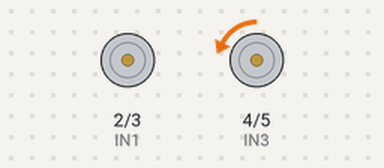
The sketch below on a simulated Arduino Uno, built with avr-gcc and run on an emulated ATmega328P. Shown: motor-driver pin pairs drawn as motors (green arrow = first pin HIGH = forward, orange = second pin HIGH = backward, longer = more drive).

Above: at 0.15 s.
At 8.2 s:
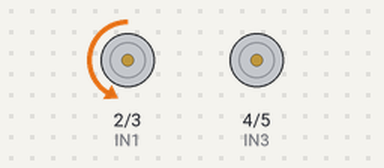
At 15.6 s:
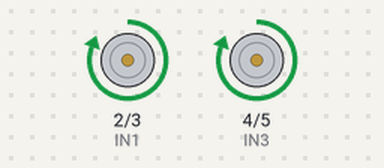
At 38.37 s:
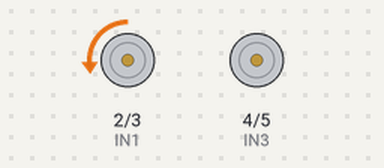
Timing chart, 0 to 40.0 s (numbered marks = the images above):
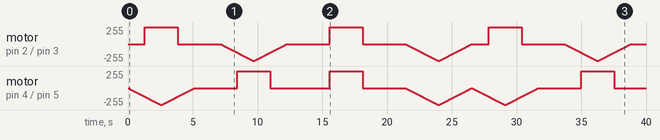

The sketch:

Code_PoC_Driver_OA.ino
```cpp
// Motor Rechts
const int IN1 = 2;
const int IN2 = 3;

// Motor Links
const int IN3 = 4;
const int IN4 = 5;

// Variabelen
bool StatusKnop;

void setup() {
  Serial.begin(9600);

  // Digitaal

  pinMode(IN1, OUTPUT); //GroenBatterij
  pinMode(IN2, OUTPUT); //OranjeBatterij
  pinMode(IN3, OUTPUT); //GroenBatterij
  pinMode(IN4, OUTPUT); //OranjeBatterij
}

void loop() {


    // Voorwaarts
    for (int i = 0; i <= 255; i++)
    {
      analogWrite(IN1, i);
      analogWrite(IN2, 0);
      analogWrite(IN3, 0);
      analogWrite(IN4, i);
      delay(10);
    }
    for (int i = 255; i >= 0; i--)
    {
      analogWrite(IN1, i);
      analogWrite(IN2, 0);
      analogWrite(IN3, 0);
      analogWrite(IN4, i);
      delay(10);
    }

    delay(2000);

    // Achterwaarts
    for (int i = 0; i <= 255; i++)
    {
      analogWrite(IN1, 0);
      analogWrite(IN2, i);
      analogWrite(IN3, i);
      analogWrite(IN4, 0);
      delay(10);
    }
    for (int i = 255; i >= 0; i--)
    {
      analogWrite(IN1, 0);
      analogWrite(IN2, i);
      analogWrite(IN3, i);
      analogWrite(IN4, 0);
      delay(10);
    }

    delay(2000);

    // Links
    for (int i = 0; i <= 255; i++)
    {
      analogWrite(IN1, i);
      analogWrite(IN2, 0);
      analogWrite(IN3, i);
      analogWrite(IN4, 0);
      delay(10);
    }
    for (int i = 255; i >= 0; i--)
    {
      analogWrite(IN1, i);
      analogWrite(IN2, 0);
      analogWrite(IN3, i);
      analogWrite(IN4, 0);
      delay(10);
    }

    delay(2000);

    // Rechts
    for (int i = 0; i <= 255; i++)
    {
      analogWrite(IN1, 0);
      analogWrite(IN2, i);
      analogWrite(IN3, 0);
      analogWrite(IN4, i);
      delay(10);
    }
    for (int i = 255; i >= 0; i--)
    {
      analogWrite(IN1, 0);
      analogWrite(IN2, i);
      analogWrite(IN3, 0);
      analogWrite(IN4, i);
      delay(10);
    }


}
```
